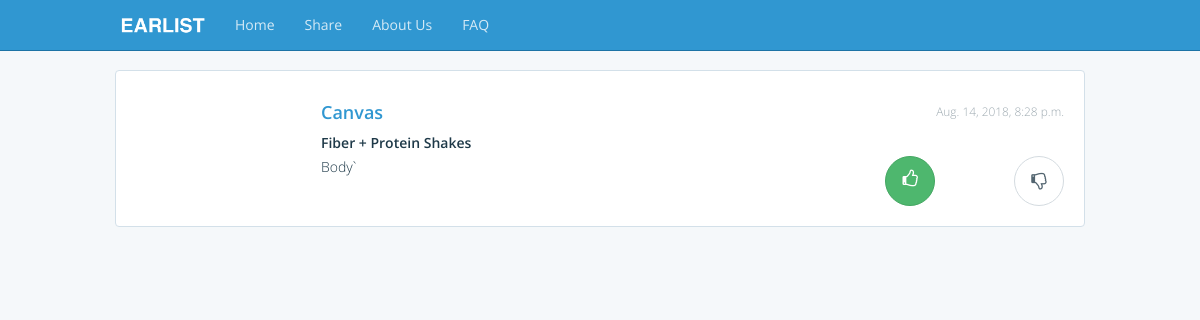
The app's page /panel/ (signed in), older data.
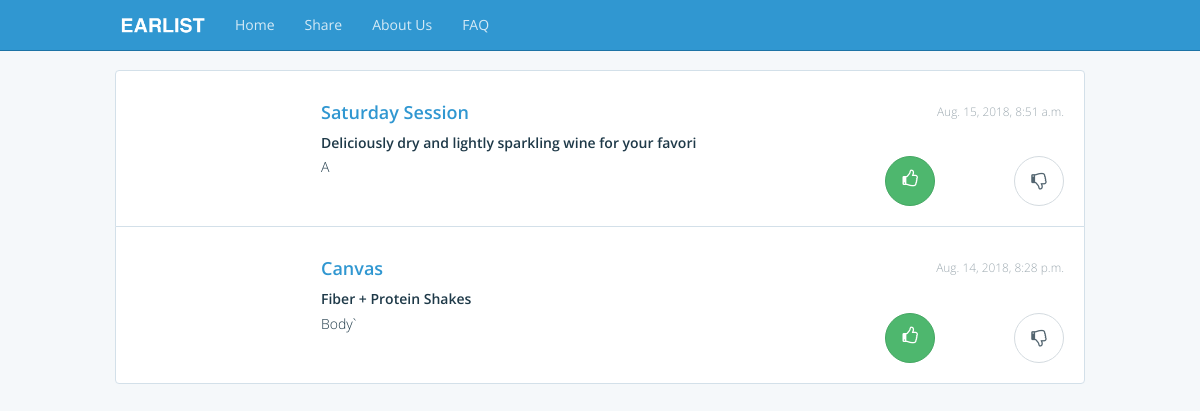
The same page, newer data.
### blog/models.py (models this page shows)
class Post(ModelMeta, models.Model):
	user = models.ForeignKey(User)
	title = models.CharField(max_length=200, unique=True)
	slug = models.SlugField(max_length=200, unique=True)
	slogan = models.CharField(max_length=200)
	body = models.TextField()
	link = models.URLField(max_length=200, unique=True)
	image_file = models.FileField(upload_to='images/%Y%m%d', blank=True)
	city = models.CharField(max_length=200)
	approved = models.IntegerField(default=0)
	votes = models.IntegerField(default=0)
	sponsored = models.BooleanField(default=False, blank=True)
	charge_id = models.CharField(max_length=500, blank=True)
	date = models.DateField(auto_now_add=True)
	created_at = models.DateTimeField(db_index=True, auto_now_add=True)
	updated_at = models.DateTimeField(auto_now_add=True)
	def __str__(self):
		return self.title.encode('utf-8')
	def get_absolute_url(self):
		return reverse('detail', kwargs={'slug':self.slug})

### blog/views.py (the view)
# urls.py: url(r'^panel/', login_required(views.PanelListView.as_view()), name='panel'),
class PanelListView(generic.ListView):
    template_name = 'blog/panel.html'
    context_object_name = 'posts_list'
    def get_queryset(self):
        return Post.objects.order_by('-created_at')

### blog/templates/blog/panel.html (shortened to what this page needs)
{% extends "blog/base.html" %}
{% load staticfiles %}
{% block content %}
<div class="col-md-1"></div>
<div class="col-md-10">
  <ul class="list-group media-list media-list-stream m-t">
  	{% for post in posts_list %}
      <li class="media list-group-item p-a">
        <a class="media-left" href="{% url 'detail' post.slug %}">
          <div class="thumbnail-custom">
            <div style="
                    background: url('{{post.image_file.url}}');
                    background-size:cover;
                    background-position:center;
                    ">
            </div>
          </div>
        </a>
        <div class="media-body">
          <div class="media-heading">
            <small class="pull-right text-muted">{{post.created_at}}</small>
            <a href="{% url 'detail' post.slug %}" class="no-text-decoration"><h4>{{post.title}}</h4></a>
            <h5>{{post.slogan}}</h5>
          </div>
          <div class="row">
            <div class="col-sm-8">
              <p class="hidden-xs">{{post.body}}</p>
            </div>
            <div class="col-sm-4 text-right">
              <div class="row text-right">
                {% if post.approved == 1 %}
                <div class="col-sm-6">
                  <a type="button" id="status-button-{{post.id}}" class="btn btn-success btn-circle btn-lg text-primary"><i class="fa fa-thumbs-o-up"></i></a>
                </div>
                <div class="col-sm-6">
                  <button type="button" class="open-dialog btn btn-default btn-circle btn-lg text-primary" data-toggle="modal" data-target=".thumbs-down-modal" data-id="{{ post.slug }}"><i class="fa fa-thumbs-o-down"></i></button>
                </div>
                {% endif %}
              </div>
            </div>
          </div>
        </div>
      </li>
    {% endfor %}
  </ul>
</div>
{% endblock %}

### blog/templates/blog/base.html (shortened to what this page needs)
<!DOCTYPE html>
<html lang="en">
{% load meta %}
{% load staticfiles %}
{% load socialaccount %}
  <head {% meta_namespaces %}>
    <link rel="stylesheet" href="https://maxcdn.bootstrapcdn.com/font-awesome/4.5.0/css/font-awesome.min.css">
    <link href="{% static 'blog/assets/css/toolkit.css' %}" rel="stylesheet">
    <link href="{% static 'blog/assets/css/animate.css' %}" rel="stylesheet">
    <link href="{% static 'blog/assets/css/application.css' %}" rel="stylesheet">
    <link href="{% static 'blog/assets/css/custom.css' %}" rel="stylesheet">
    <link rel="stylesheet" href="{% static 'blog/assets/bower_components/eonasdan-bootstrap-datetimepicker/build/css/bootstrap-datetimepicker.min.css' %}" />
  </head>
	<body class="with-top-navbar">
	<nav class="navbar navbar-inverse navbar-fixed-top app-navbar">
	  <div class="container">
	    <div class="navbar-header">
	      <a class="navbar-brand" href="{% url 'blog:index' %}">
	        <img src="{% static 'blog/assets/img/brand-white-earlist.png' %}" alt="Earlist">
	      </a>
	    </div>
	    <div class="navbar-collapse collapse" id="navbar-collapse-main">
	        <ul class="nav navbar-nav hidden-xs">
	          <li>
	            <a href="{% url 'blog:index' %}">Home</a>
	          </li>
	          {% if user.is_authenticated %}
		          <li>
		          	<a href="{% url 'blog:post' %}">Share</a>
		          </li>
	          {% else %}
		          <li>
		          	<a href="" data-toggle="modal" data-target=".add-modal">Share</a>
		          </li>
	          {% endif %}
	          <li>
	            <a href="{% url 'blog:about' %}">About Us</a>
	          </li>
	          <li>
	            <a href="{% url 'blog:faq' %}">FAQ</a>
	          </li>
	        </ul>
	      </div>
	  </div>
	</nav>
			{% block content %}
			{% endblock %}
  </body>
</html>

### blog/static/blog/assets/css/application.css (style rules this page uses)
.app-navbar { font-weight: 400; -webkit-font-smoothing: antialiased; }
.app-navbar .navbar-brand img { width: 85px; }
.app-navbar .navbar-collapse { max-height: inherit; }
.app-navbar .navbar-collapse:after { height: 100vh; }
@media (min-width: 768px) { .app-navbar .navbar-collapse:after { height: auto; } }

### blog/static/blog/assets/css/custom.css (style rules this page uses)
.thumbnail-custom div { width:175px; height: 100px; }
.no-text-decoration { text-decoration: none; }
.btn-circle { width: 30px; height: 30px; text-align: center; padding: 6px 0; font-size: 12px; line-height: 1.428571429; border-radius: 15px; }
.btn-circle.btn-lg { width: 50px; height: 50px; padding: 10px 16px; font-size: 18px; line-height: 1.33; border-radius: 25px; }

### blog/templates/blog/base.html (style rules this page uses)
body { width: 1px; min-width: 100%; *width: 100%; }

Row changes from the older to the newer data that the page shows:
added Post: created_at "Aug. 15, 2018, 8:51 a.m.", title "Saturday Session", slogan "Deliciously dry and lightly sparkling wine for your favori", body "A"
